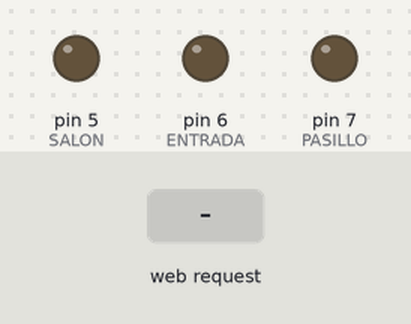
Bench run of a sketch on a simulated Arduino Uno, built with avr-gcc and run on an emulated ATmega328P. On the bench: output pins drawn as LEDs (lit = HIGH). Inputs (shaded band) come from the test bench. WiFi joins after 1.5 s; servers stay silent unless stated.

Above: at 1.2 s.
1.3 s: HTTP request GET /?LEC=SF received
At 2.0 s:
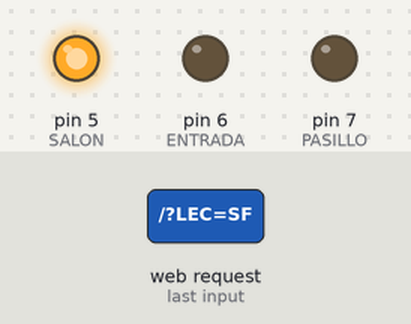
2.8 s: HTTP request GET /?LEC=EF received
At 3.2 s:
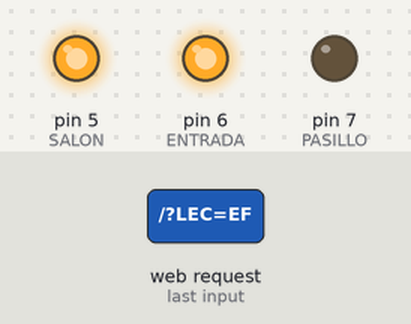
4.3 s: HTTP request GET /?LEC=ST received
At 5.5 s:
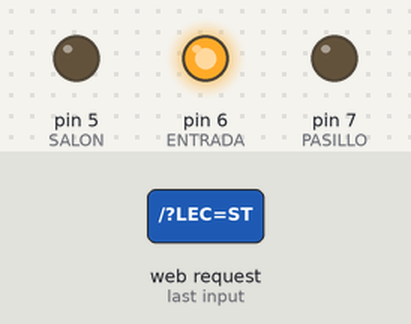
5.8 s: HTTP request GET /?LEC=PF received
At 6.7 s:
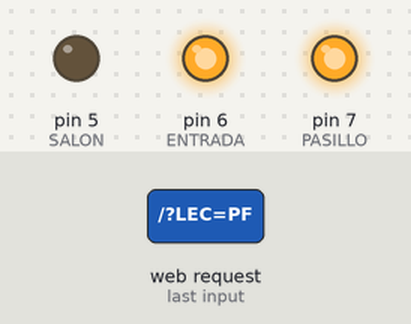
7.3 s: HTTP request GET /?LEC=ET received
At 7.8 s:
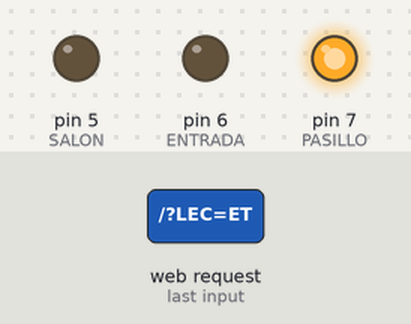
8.8 s: HTTP request GET /?LEC=PT received
At 10.2 s:
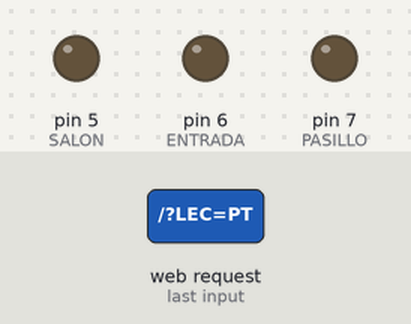
Timing chart, 0 to 11.3 s (numbered marks = the images above; inputs shaded):
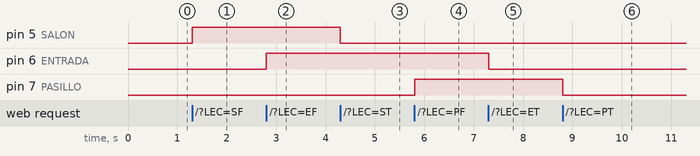

Measured:
- after the input at 1.3 s, pin 5 (SALON): LOW → HIGH at once
- after the input at 2.8 s, pin 6 (ENTRADA): LOW → HIGH at once
- after the input at 4.3 s, pin 5 (SALON): HIGH → LOW at once
- after the input at 5.8 s, pin 7 (PASILLO): LOW → HIGH at once
- after the input at 7.3 s, pin 6 (ENTRADA): HIGH → LOW at once
- after the input at 8.8 s, pin 7 (PASILLO): HIGH → LOW at once

The sketch:

DomoCasaMiddle.ino
```cpp
#include <SPI.h>
#include <Ethernet.h>

//Declaración de la direcciones MAC e IP. También del puerto 80
byte mac[]={0xDE,0xAD,0xBE,0xEF,0xFE,0xED}; //MAC
IPAddress ip(192,168,1,100); //IP
EthernetServer servidor(80);

int SALON=5;
int ENTRADA=6;
int PASILLO=7;
String readString=String(30);
String stateS=String(3);
String stateE=String(3);
String stateP=String(3);

void setup()
{
  Ethernet.begin(mac, ip); //Inicializamos con las direcciones asignadas
  servidor.begin();
  pinMode(SALON,OUTPUT);
  pinMode(ENTRADA, OUTPUT);
  pinMode(PASILLO,OUTPUT);
  digitalWrite(SALON,LOW);
  digitalWrite(ENTRADA,LOW);
  digitalWrite(PASILLO,LOW);
  stateS="OFF";
  stateE="OFF";
  stateP="OFF";
}

void loop(){
  EthernetClient cliente= servidor.available();
  if(cliente){
    boolean lineaenblanco=true;
    while(cliente.connected())//Cliente conectado
    {
      if(cliente.available()){
        char c=cliente.read();
        if(readString.length()<30){//Leemos petición HTTP caracter a caracter
          readString.concat(c); //Almacenar los caracteres en la variable readString
        }
        if(c=='\n' && lineaenblanco){//Si la petición HTTP ha finalizado
          int LEC = readString.indexOf("LEC=");
          if(readString.substring(LEC,LEC+6)=="LEC=ST"){
            digitalWrite(SALON,LOW);
            stateS="OFF";
          }else if (readString.substring(LEC,LEC+6)=="LEC=SF"){
            digitalWrite(SALON,HIGH);
            stateS="ON";
          }else if (readString.substring(LEC,LEC+6)=="LEC=ET"){
            digitalWrite(ENTRADA,LOW);
            stateE="OFF";
          }else if (readString.substring(LEC,LEC+6)=="LEC=EF"){
            digitalWrite(ENTRADA,HIGH);
            stateE="ON";
          }else if (readString.substring(LEC,LEC+6)=="LEC=PT"){
            digitalWrite(PASILLO,LOW);
            stateP="OFF";
          }else if (readString.substring(LEC,LEC+6)=="LEC=PF"){
            digitalWrite(PASILLO,HIGH);
            stateP="ON";
          }


          //Cabecera HTTP estándar
          cliente.println("HTTP/1.1 200 OK");
          cliente.println("Content-Type: text/html");
          cliente.println();
          //Página Web en HTML
          cliente.println("<html><head><title>DomoCasa - bytelchus.com</title></head>");
          cliente.println("<body>");
          cliente.println("<center>");
          cliente.print("<img src='http://bytelchus.com/wp-content/uploads/2014/01/cropped-logo1.png'/>");
          cliente.print("<hr/>");
          cliente.print("Estado del ENTRADA: ");
          cliente.print(stateE);
          cliente.print("<br><br>");
          cliente.println("<input type=submit value=ON style=width:200px;height:75px onClick=location.href='./?LEC=ET\'>");
          cliente.println("<input type=submit value=OFF style=width:200px;height:75px onClick=location.href='./?LEC=EF\'>");

          cliente.print("<hr/>");
          cliente.print("Estado del SALON: ");
          cliente.print(stateS);
          cliente.print("<br><br>");
          cliente.println("<input type=submit value=ON style=width:200px;height:75px onClick=location.href='./?LEC=ST\'>");
          cliente.println("<input type=submit value=OFF style=width:200px;height:75px onClick=location.href='./?LEC=SF\'>");

          cliente.print("<hr/>");
          cliente.print("Estado del PASILLO: ");
          cliente.print(stateP);
          cliente.print("<br><br>");
          cliente.println("<input type=submit value=ON style=width:200px;height:75px onClick=location.href='./?LEC=PT\'>");
          cliente.println("<input type=submit value=OFF style=width:200px;height:75px onClick=location.href='./?LEC=PF\'>");
          cliente.println("</center></body></html>");
          cliente.stop();//Cierro conexión con el cliente
          readString="";
        }
      }
    }
  }
}
```
